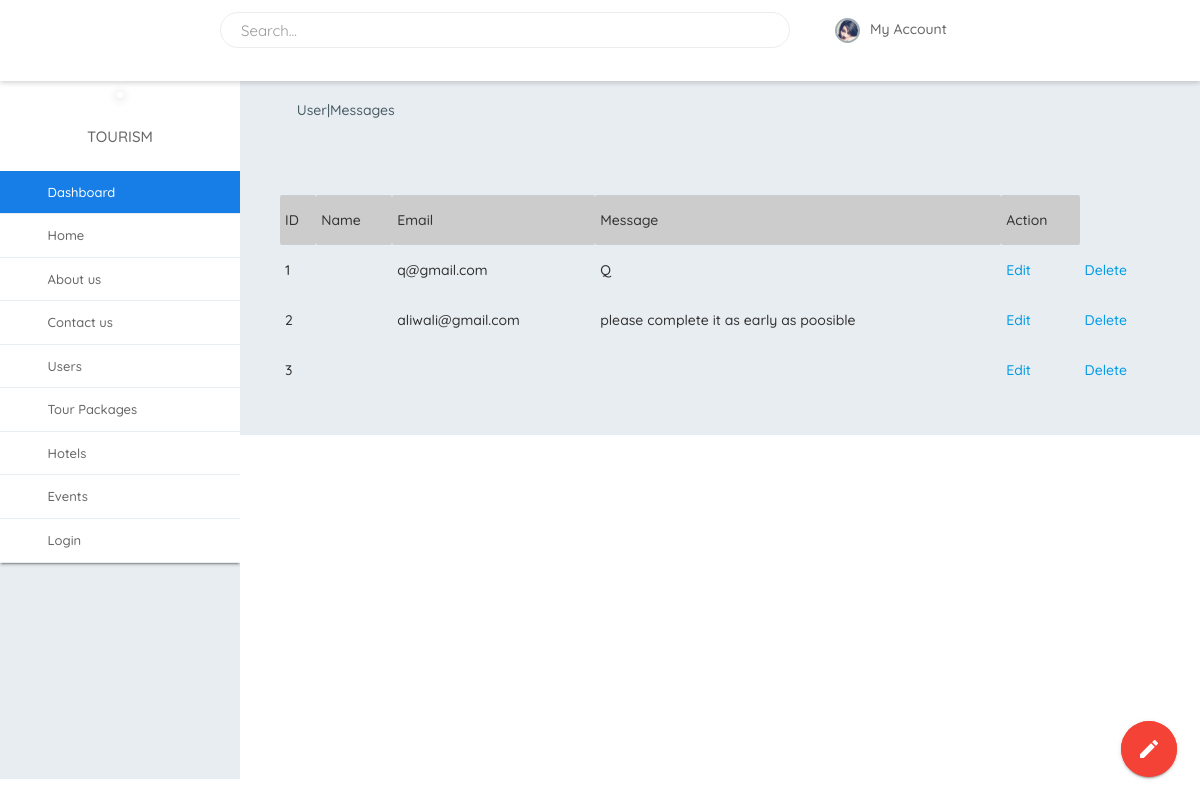
Screenshot of /admin/user-messages.php with the database file from the repository.
### tables this page shows
CREATE TABLE `contact` (
  `id` int(25) NOT NULL,
  `first_name` varchar(25) NOT NULL,
  `last_name` varchar(25) NOT NULL,
  `email` varchar(25) NOT NULL,
  `subject` varchar(25) NOT NULL,
  `message` varchar(225) NOT NULL
);

### admin/user-messages.php (the view, shortened to what this page needs)
<?php
$result = mysqli_query($mysqli, "SELECT * FROM contact ORDER BY id ASC");
?>
<!DOCTYPE html>
<html lang="en">
<head>
    <link rel="stylesheet" href="css/font-awesome.min.css">
    <link rel="stylesheet" href="css/style.css">
    <link rel="stylesheet" href="css/mob.css">
    <link rel="stylesheet" href="css/bootstrap.css">
    <link rel="stylesheet" href="css/materialize.css" />
</head>
<body>
    <div class="container-fluid sb1">
        <div class="row">
            <div class="col-md-2 col-sm-3 col-xs-6 sb1-1">
            </div>
            <div class="col-md-6 col-sm-6 mob-hide">
                <form class="app-search">
                    <input type="text" placeholder="Search..." class="form-control">
                    <a href=""><i class="fa fa-search"></i></a>
                </form>
            </div>
            <div class="col-md-2 col-sm-3 col-xs-6">
                <a class='waves-effect dropdown-button top-user-pro' href='#' data-activates='top-menu'><img src="images/user/6.png" alt="" />My Account <i class="fa fa-angle-down" aria-hidden="true"></i>
                </a>
            </div>
        </div>
    </div>
    <div class="container-fluid sb2">
        <div class="row">
            <div class="sb2-1">
                <div class="sb2-12">
                    <ul>
                        <li><img src="../assets/images/logo1.png" alt="">
                        </li>
                        <li>
                            <h5>TOURISM</h5>
                        </li>
                    </ul>
                </div>
                <div class="sb2-13">
                    <ul class="collapsible" data-collapsible="accordion">
                        <li><a href="index.php" class="menu-active"><i class="fa fa-bar-chart" aria-hidden="true"></i> Dashboard</a>
                        </li>
                        <li><a href="javascript:void(0)" class="collapsible-header"><i class="fa fa-user" aria-hidden="true"></i> Home</a>
                        </li>
                        <li><a href="javascript:void(0)" class="collapsible-header"><i class="fa fa-user" aria-hidden="true"></i> About us</a>
                        </li>
                        <li><a href="javascript:void(0)" class="collapsible-header"><i class="fa fa-user" aria-hidden="true"></i> Contact us</a>
                        </li>
                        <li><a href="javascript:void(0)" class="collapsible-header"><i class="fa fa-user" aria-hidden="true"></i> Users</a>
                        </li>
                        <li><a href="javascript:void(0)" class="collapsible-header"><i class="fa fa-umbrella" aria-hidden="true"></i> Tour Packages</a>
                        </li>
                        <li><a href="javascript:void(0)" class="collapsible-header"><i class="fa fa-h-square" aria-hidden="true"></i> Hotels</a>
                        </li>
                        <li><a href="javascript:void(0)" class="collapsible-header"><i class="fa fa-calendar-o" aria-hidden="true"></i> Events</a>
                        </li>
                        <li><a href="login.php" target="_blank"><i class="fa fa-sign-in" aria-hidden="true"></i> Login</a>
                        </li>
                    </ul>
                </div>
            </div>
        </div>
    </div>
    <div class="sb2-2">
                <div class="sb2-2-2">
                    <ul>
                        <li><a href="#"><i class="fa fa-home" aria-hidden="true"></i> User|Messages</a>
                        </li>
                    </ul>
                </div>
    <table width='80%' border=0>
	<tr bgcolor='#CCCCCC'>
    <td>ID</td>
		<td>Name</td>
		<td>Email</td>
        <td>Message</td>
        <td>Action</td>
	</tr>
  <?php while ($row = mysqli_fetch_array($result)) { ?>
		<tr>
        <td><?php echo $row['id']; ?></td>
			<td><?php echo $row['name']; ?></td>
			<td><?php echo $row['email']; ?></td>
            <td><?php echo $row['message']; ?></td>
			<td>
				<a href="../edit.php?id=<?php echo $row['id']; ?>" class="edit_btn" >Edit</a>
			</td>
			<td>
				<a href="../delete.php?del=<?php echo $row['id']; ?>" class="del_btn">Delete</a>
			</td>
			<br>
		</tr>
	<?php } ?>
	</table>
    <section>
        <div class="fixed-action-btn vertical">
            <a class="btn-floating btn-large red pulse">
                <i class="large material-icons">mode_edit</i>
            </a>
        </div>
    </section>
</body>
</html>

### admin/css/style.css (style rules this page uses)
body { font-family: 'Quicksand', sans-serif; font-weight:500; }
.material-icons { font-family: 'Material Icons'; font-weight: normal; font-style: normal; font-size: 24px; line-height: 1; letter-spacing: normal; text-transform: none; display: inline-block; white-space: nowrap; word-wrap: normal; direction: ltr; -webkit-font-feature-settings: 'liga'; -webkit-font-smoothing: antialiased; }
h1, h2, h3, h4, h5, h6 { margin-top: 0px; margin-bottom: 0px; font-family: 'Quicksand', sans-serif; }
a,li,p,span,td,th { font-family: 'Quicksand', sans-serif; font-weight:500; }
a { -webkit-transition: all 0.5s ease; -moz-transition: all 0.5s ease; -o-transition: all 0.5s ease; transition: all 0.5s ease; }
.sb1 { background: #ffffff; position: fixed; width: 100%; top: 0px; z-index: 9999; box-shadow: 0px 2px 5px rgba(0, 0, 0, 0.17); }
.sb2 { background: #e8edf2; margin-top: 59px; }
.sb2-1 { float: left; width: 20%; background: #e8edf2; color: #fff; height: 90%; position: fixed; -webkit-transition: all 0.5s ease; -moz-transition: all 0.5s ease; -o-transition: all 0.5s ease; transition: all 0.5s ease; overflow-y: auto; }
.sb2-1 a { color: #cecece; -webkit-transition: all 0.5s ease; -moz-transition: all 0.5s ease; -o-transition: all 0.5s ease; transition: all 0.5s ease; }
.sb2-12 { position: relative; overflow: hidden; padding: 25px 15px; background: #ffffff; text-align: center; }
.sb2-12 ul { padding: 0px; }
.sb2-12 ul li { float: left; display: inline-block; }
.sb2-12 ul li:nth-child(1) { width: 100%; margin-bottom: 25px; }
.sb2-12 ul li:nth-child(2) { width: 100%; padding: 0px 7px; }
.sb2-12 ul li img { width: 75px; border-radius: 50%; border: 3px solid #fff; box-shadow: 0px 1px 10px 1px rgba(0, 0, 0, 0.15); }
.sb2-12 ul li h5 { margin-bottom: 0px; margin-top: 0px; font-size: 15px; color: #666; font-weight: 500; }
.sb2-13 { background: #ffffff; }
.sb2-13 ul { margin-left: 0px; padding-left: 0px; margin-bottom: 0px; }
.sb2-13 ul li { list-style-type: none; }
.sb2-13 ul li a { display: block; font-size: 13px; padding: 10px 0px; border-bottom: 1px solid #e8edf2; padding: 12px 20px; color: #666; }
.sb2-13 ul li a:after { font-family: FontAwesome; content: "\f105"; font-size: 16px; display: block; position: absolute; margin-top: -15px; right: 20px; font-size: 12px; line-height: 1; -webkit-font-smoothing: antialiased; -moz-osx-font-smoothing: grayscale; -webkit-transform: rotate(0deg); -ms-transform: rotate(0deg); -o-transform: rotate(0deg); transform: rotate(0deg); -webkit-transition: -webkit-transform .2s ease-in-out; -o-transition: -webkit-transform .2s ease-in-out; transition: -webkit-transform .2s ease-in-out; }
.sb2-13 ul li a i { margin-right: 8px; width: 16px; }
.sb2-2 { float: left; width: 80%; padding: 40px; margin-left: 20%; background: #e8edf2; }
.sb2-2-2 { position: relative; overflow: hidden; margin-bottom: 15px; }
.sb2-2-2 ul { padding: 0px; margin-bottom: 0px; }
.sb2-2-2 ul li { list-style-type: none; float: left; padding-right: 5px; }
.sb2-2-2 ul li a { color: #495d65; vertical-align: middle; }
.sb2-2-2 ul li a i { padding-right: 2px; }
.app-search { position: relative; margin: 12px 15px 8px 5px; font-size: 13px; color: #626773; padding-left: 20px; padding-right: 40px; background: transparent; border: 1px solid rgba(122, 125, 132, 0.15); box-shadow: none; border-radius: 30px; height: 36px; font-weight: 600; width: 100%; }
.app-search input { border-bottom: 0px !important; height: 35px !important; color: #666; font-weight: 400; }
.app-search a { position: absolute; top: 8px; right: 16px; color: #7a7d84; }
.top-user-pro { padding: 18px 20px; color: #666; float: right; }
.top-user-pro img { width: 25px; margin-right: 10px; border-radius: 35px; border: 2px solid #a1adb3; }
.top-user-pro i { margin-left: 5px; }
.menu-active { background: #167ee6; color: #fff !important; }

### rows the page displays
contact: id "1", email "q@gmail.com", message "Q"
contact: id "2", email "aliwali@gmail.com", message "please complete it as early as poosible"
contact: id "3"
